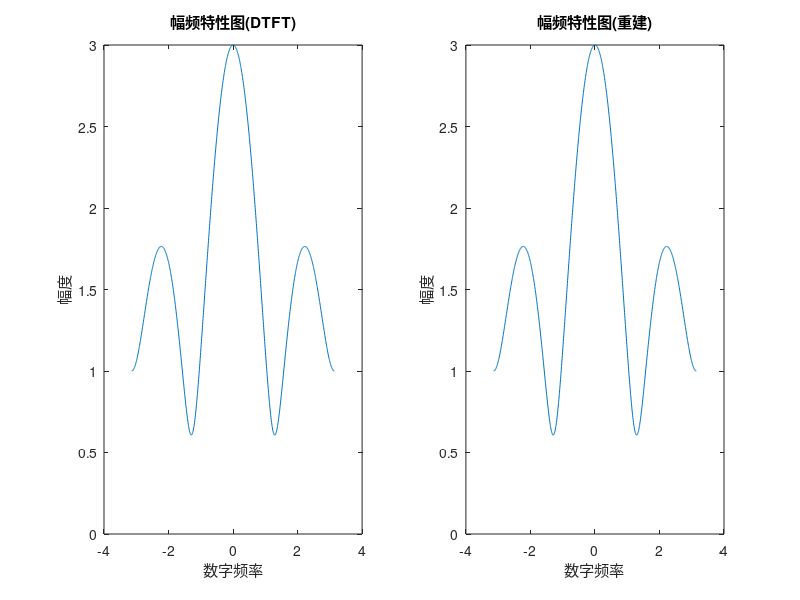
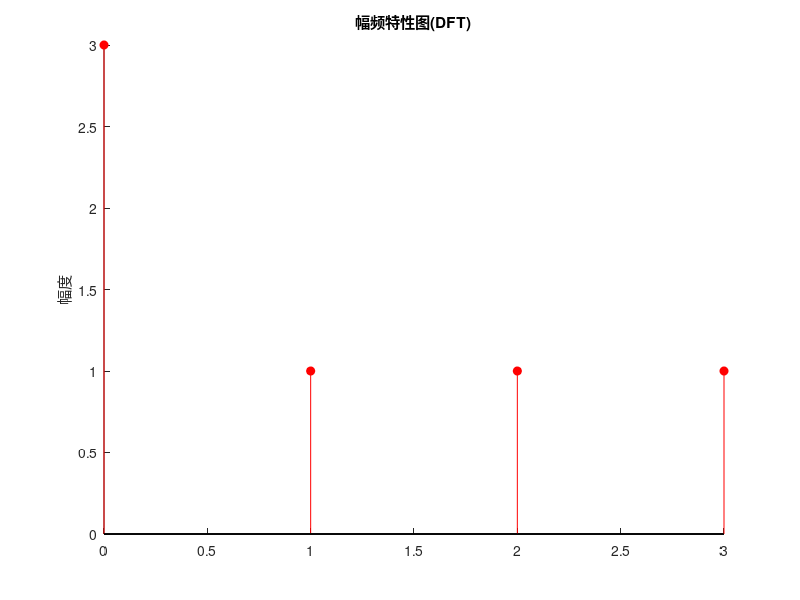

Source code (MATLAB) for these figures, in order:
close all;
x_n=[1,1,0,1];

DTFT=zeros(1,1001);
w=-pi:2*pi/1000:pi;
for i=1:1001
    for j=1:4
        DTFT(i)=DTFT(i)+x_n(j)*exp(-1i*w(i)*j);
    end
end

figure(1);
subplot(1,2,1);
plot(w,abs(DTFT));
ylim([0,3]);
title('幅频特性图(DTFT)');  
xlabel('数字频率');
ylabel('幅度');

figure(2);
DFT=zeros(1,4);
for k=1:4
    for n=1:4
        DFT(k)=x_n(n)*exp(-1i*pi/2*(n-1)*(k-1))+DFT(k);
    end
    hold on;
    stem(k-1,abs(DFT(k)),"filled",'r');
    title('幅频特性图(DFT)');  
    ylabel('幅度');
end

DTFT_rebuild=zeros(1,1001);
w=-pi+0.0000005:(2*pi-0.000001)/1000:pi-0.0000005;
for i=1:1001
    for k=1:4
        DTFT_rebuild(i)=DTFT_rebuild(i)+1/4*DFT(k)*(1-exp(-1i*w(i)*4))/(1-exp(1i*pi/2*(k-1))*exp(-1i*w(i)));
    end
end

figure(1);
subplot(1,2,2);
plot(w,abs(DTFT_rebuild));
ylim([0,3]);
title('幅频特性图(重建)');  
xlabel('数字频率');
ylabel('幅度');